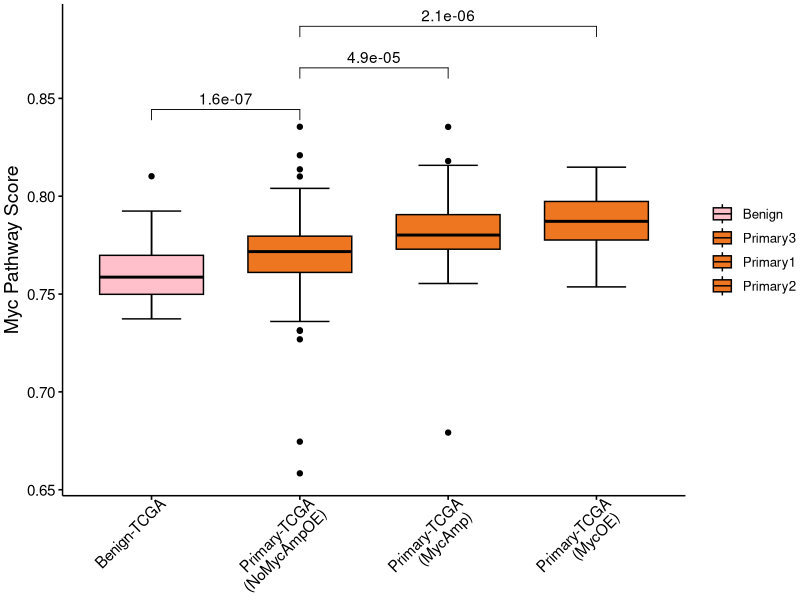

This chart was generated by the following R code:
data <- read.table("HALLMARK_MYC_TARGETS_V2.scores.txt",header = F,stringsAsFactors = F)
patient <- read.table("PATIENT_DATA_oncoprint.tsv",header = F,stringsAsFactors = F,sep = '\t')
t.patient <- t(patient)
data[,1] <- gsub("-01A", "", data[,1])
data[,1] <- gsub("-01B", "", data[,1])

normal <-data[which(data[,3]== "Benign-GTEx"),]
beign <-data[which(data[,3]== "Benign-TCGA"),]
primary <- data[which(data[,3]== "Primary-TCGA"),]
CRPC1<-data[which(data[,3]== "CRPC-Beltran"),]
CRPC2<-data[which(data[,3]== "CRPC-Robinson"),]
CRPC3<-data[which(data[,3]== "CRPC-SU2C"),]
CRPC<-data[which(data[,3]== "CRPC-SU2C" | data[,3]== "CRPC-Robinson" | data[,3]== "CRPC-Robinson"),]
NE1<-data[which(data[,3]== "NE-Beltran"),]
NE2<-data[which(data[,3]== "NE-SU2C"),]
index <- match(primary[,1],t.patient[,1])

primary$V6 <- t.patient[index,2]
primary$V7 <- t.patient[index,4]
primary1 <- primary[which(primary$V6=="Amplification"),]
primary2 <- primary[which(primary$V7=="mRNA Upregulation"),]
primary3 <- primary[which(primary$V6!="Amplification" & primary$V7!="mRNA Upregulation"),]

b <- cbind(beign[,5],rep("Benign",nrow(beign))); p1 <- cbind(primary1[,5],rep("Primary1",nrow(primary1)))
p2 <- cbind(primary2[,5],rep("Primary2",nrow(primary2))); p3 <- cbind(primary3[,5],rep("Primary3",nrow(primary3)))
MYC_score.df <- data.frame(rbind(b,p3,p1,p2),stringsAsFactors=FALSE)
MYC_score.df$X1 <- as.numeric(MYC_score.df$X1)
library(ggpubr)
compare_means(X1 ~ X2,  data = MYC_score.df, method='wilcox.test')
my_comparisons <- list( c("Benign", "Primary3"), c("Primary3", "Primary1"), c("Primary3", "Primary2") )
pdf("pathway_vs_psi.onlyTCGA.test.pdf",width=4, height=4)
ggboxplot(MYC_score.df,"X2","X1",fill="X2",palette =c("pink","chocolate2","chocolate2","chocolate2"),
          ylab=c("Myc Pathway Score"),xlab=FALSE,
          bxp.errorbar=T,
          width = 0.7)+ 
  theme(legend.position = "right",legend.title = element_blank(),
        axis.text.x = element_text(size=11,angle = 45, hjust = 0.9),
        axis.text.y = element_text(size=11),
        axis.title.y=element_text(size=14))+
  theme(plot.margin=unit(c(0.1,-0.1,-0.1,0.1),"cm"))+
  scale_x_discrete(labels = c("Benign-TCGA","Primary-TCGA\n(NoMycAmpOE)","Primary-TCGA\n(MycAmp)", "Primary-TCGA\n(MycOE)"))+
  stat_compare_means(comparisons = my_comparisons) # Add pairwise comparisons p-value
dev.off()
